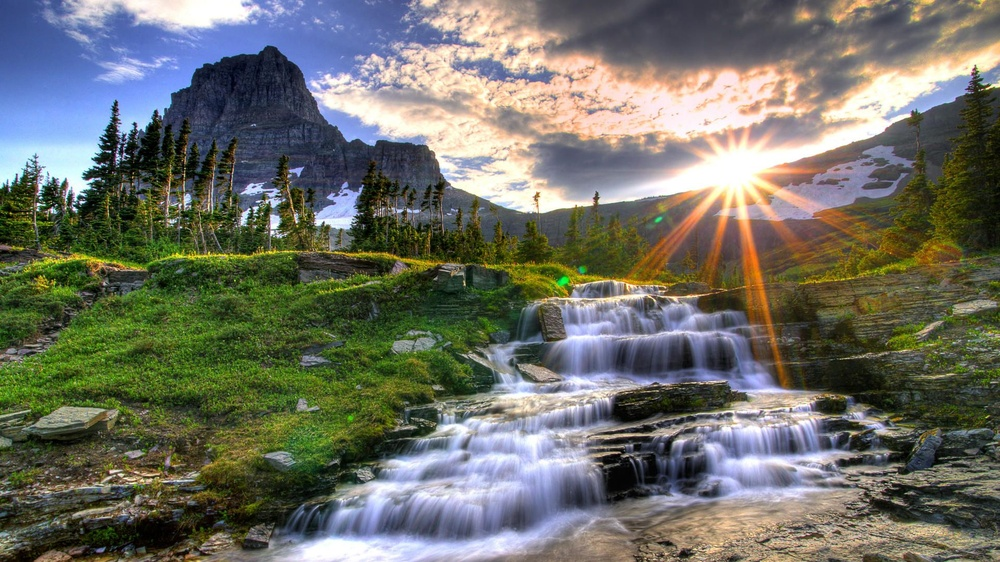
#> input picture recursos/paisaje.jpg, 1000 x 562 px, shrunk from 1920 x 1080 before the run, found by its file name
$ python opencv_07.py
#> lines starting #> are read from the running program, lines starting #| are printed output that depends on the picture; after the words box and inside, x2 and y2 are one past the last pixel; in counts of white or black regions, pixels touching at a corner belong together
import numpy as np
import cv2
import os

def CargarImagen():
    ruta = os.getcwd()
    nombreArchivo = r'recursos\paisaje.jpg'
    rutaAbrir = os.path.join(ruta, nombreArchivo)
    imagen = cv2.imread(rutaAbrir)
#> imagen is the input picture: shape (562, 1000, 3); mean B, G, R 102.2, 112, 110.3

    cv2.imshow('img', imagen)
    cv2.moveWindow('img', 0, 0)

    return imagen

def CrearMascaras(imagen):
    img = imagen.copy()
    h, w, c = img.shape
#> h = 562; w = 1000; c = 3

    offset = 50

    mascara1 = np.zeros(shape=(h, w), dtype='uint8')
    cv2.rectangle(mascara1, (offset, offset), (w - offset, h - offset), 255, -1)
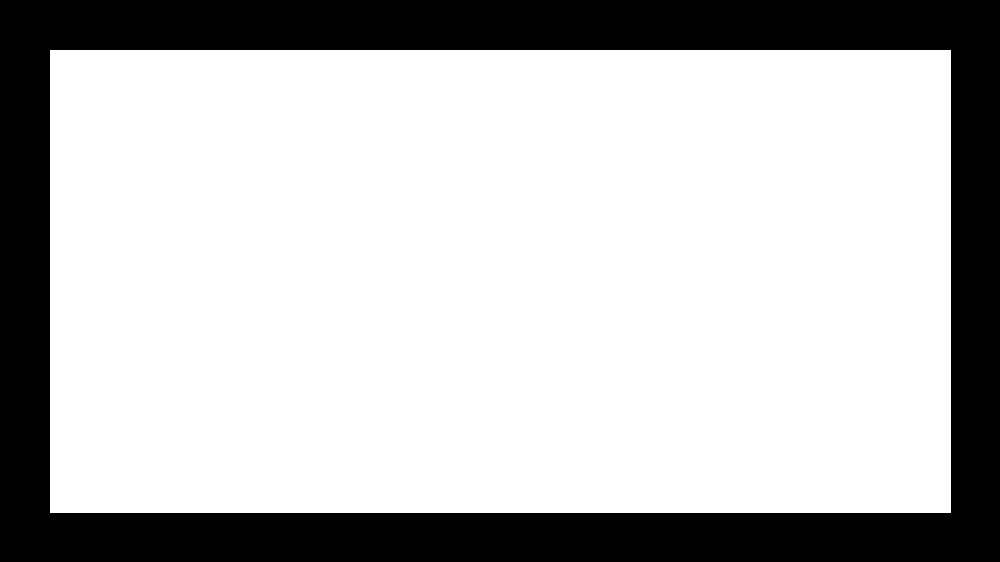
#> mascara1: shape (562, 1000); 74.2% white; 1 black region, box (x1, y1, x2, y2) and area: (0, 0, 1000, 562) 144837

    mascara2 = np.zeros(shape=(h, w), dtype='uint8')
    cv2.circle(mascara2, (int(w//2), int(h//2)), 3*offset, 255, -1)
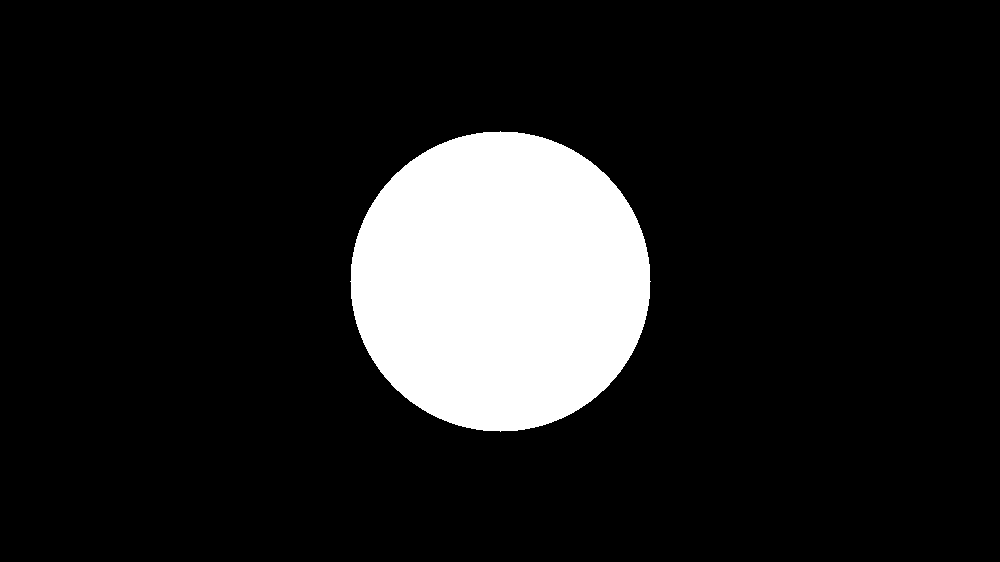
#> mascara2: shape (562, 1000); 12.6% white; 1 white region, box (x1, y1, x2, y2) and area: (350, 131, 651, 432) 70681

    cv2.imshow("mascara1", mascara1)
    cv2.moveWindow("mascara1", w, 0)

    cv2.imshow("mascara2", mascara2)
    cv2.moveWindow("mascara2", w, h)

    return mascara1, mascara2

def CombinarMascaras(mascara1, mascara2):
    h, w = mascara1.shape
#> h = 562; w = 1000

    mascaraAND = cv2.bitwise_and(mascara1, mascara2)
    mascaraOR = cv2.bitwise_or(mascara1, mascara2)
    mascaraXOR = cv2.bitwise_xor(mascara1, mascara2)
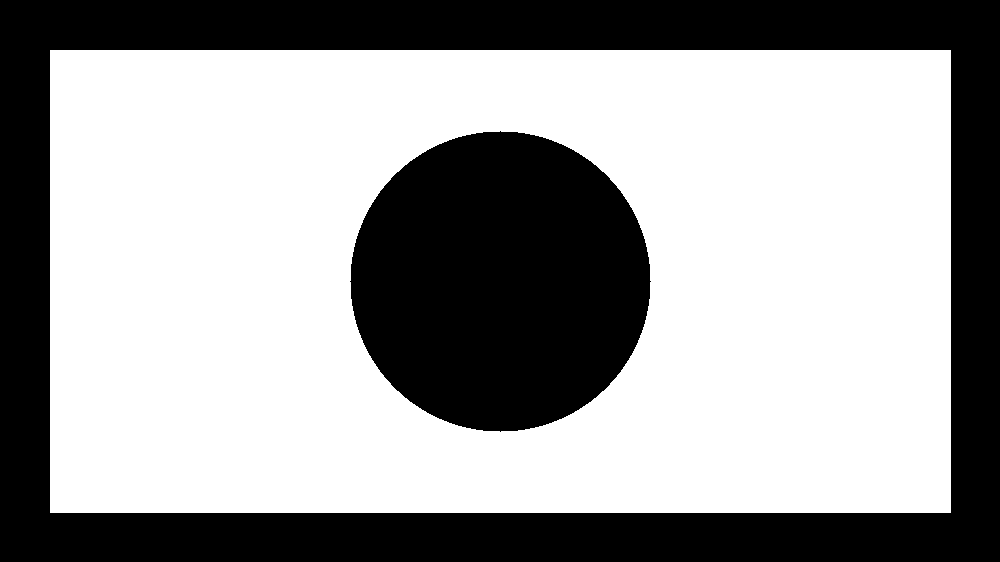
#> mascaraXOR: shape (562, 1000); 61.7% white; 2 black regions, box (x1, y1, x2, y2) and area: (0, 0, 1000, 562) 144837, (350, 131, 651, 432) 70681
    mascaraNOT = cv2.bitwise_not(mascara1)

    cv2.imshow('mascaraAND', mascaraAND)
    cv2.moveWindow('mascaraAND', 2*w, 0)

    cv2.imshow('mascaraOR', mascaraOR)
    cv2.moveWindow('mascaraOR', 2*w, h)

    cv2.imshow('mascaraXOR', mascaraXOR)
    cv2.moveWindow('mascaraXOR', 2*w, 2*h)

    cv2.imshow('mascaraNOT', mascaraNOT)
    cv2.moveWindow('mascaraNOT', 2*w, 3*h)

    return mascaraAND, mascaraOR, mascaraXOR, mascaraNOT

def EnmascararImagen(imagen, mascaras):
    img = imagen.copy()
    h, w, c = img.shape
#> h = 562; w = 1000; c = 3

    imgM1 = cv2.bitwise_and(img, img, mask=mascaras[0])
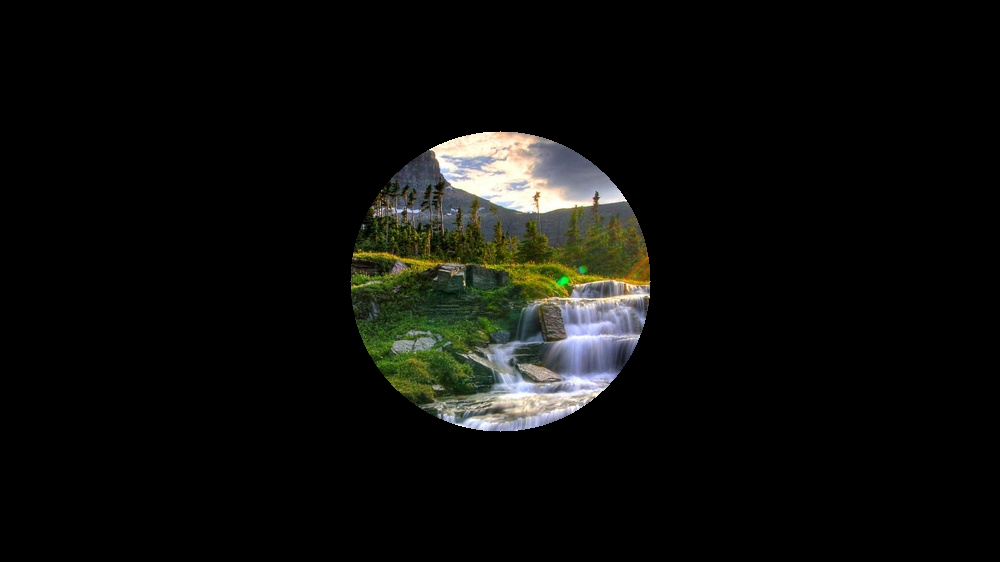
#> imgM1: shape (562, 1000, 3); mean B, G, R 11.6, 14, 13.3
    imgM2 = cv2.bitwise_and(img, img, mask=mascaras[1])
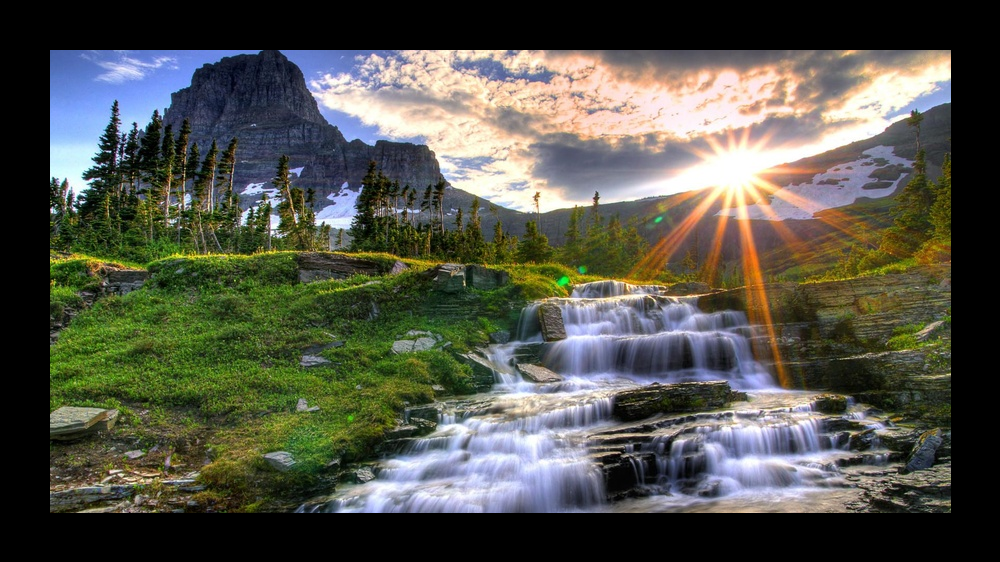
#> imgM2: shape (562, 1000, 3); mean B, G, R 73.9, 83.8, 82.9
    imgM3 = cv2.bitwise_and(img, img, mask=mascaras[2])
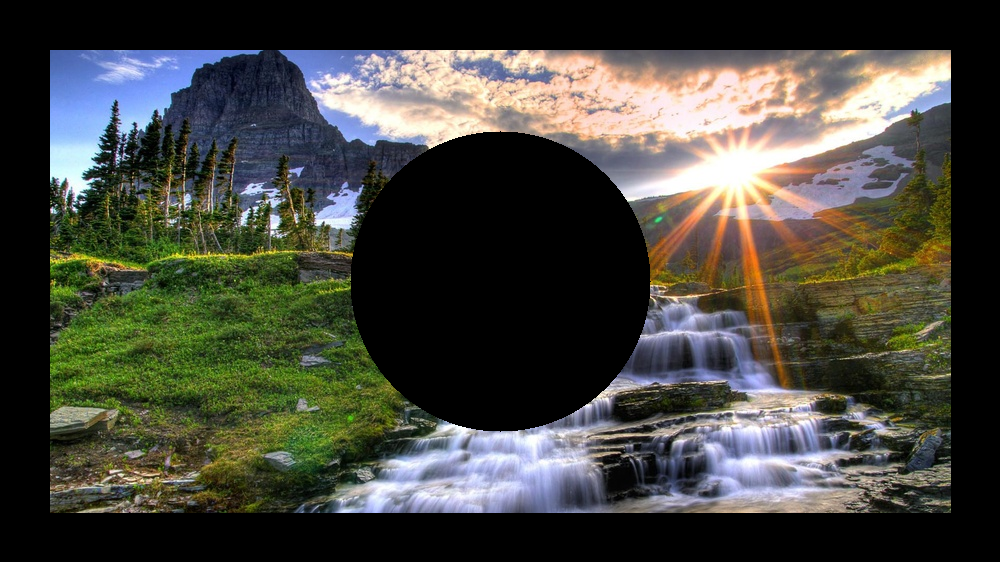
#> imgM3: shape (562, 1000, 3); mean B, G, R 62.3, 69.9, 69.6
    imgM4 = cv2.bitwise_and(img, img, mask=mascaras[3])
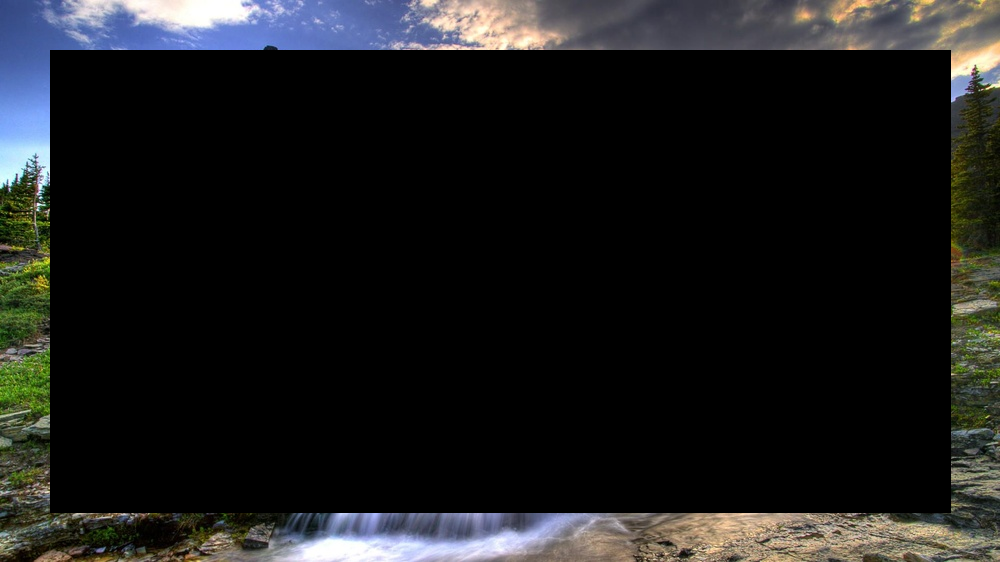
#> imgM4: shape (562, 1000, 3); mean B, G, R 28.3, 28.2, 27.5

    cv2.imshow('imgM1', imgM1)
    cv2.moveWindow('imgM1', 3*w, 0)

    cv2.imshow('imgM2', imgM2)
    cv2.moveWindow('imgM2', 3*w, h)

    cv2.imshow('imgM3', imgM3)
    cv2.moveWindow('imgM3', 3*w, 2*h)

    cv2.imshow('imgM4', imgM4)
    cv2.moveWindow('imgM4', 3*w, 3*h)

    return imgM1, imgM2, imgM3, imgM4

if __name__ == "__main__":
    img = CargarImagen()

    masc1, masc2 = CrearMascaras(img)
    mascs = CombinarMascaras(masc1, masc2)
    EnmascararImagen(img, mascs)

    cv2.waitKey(0)
